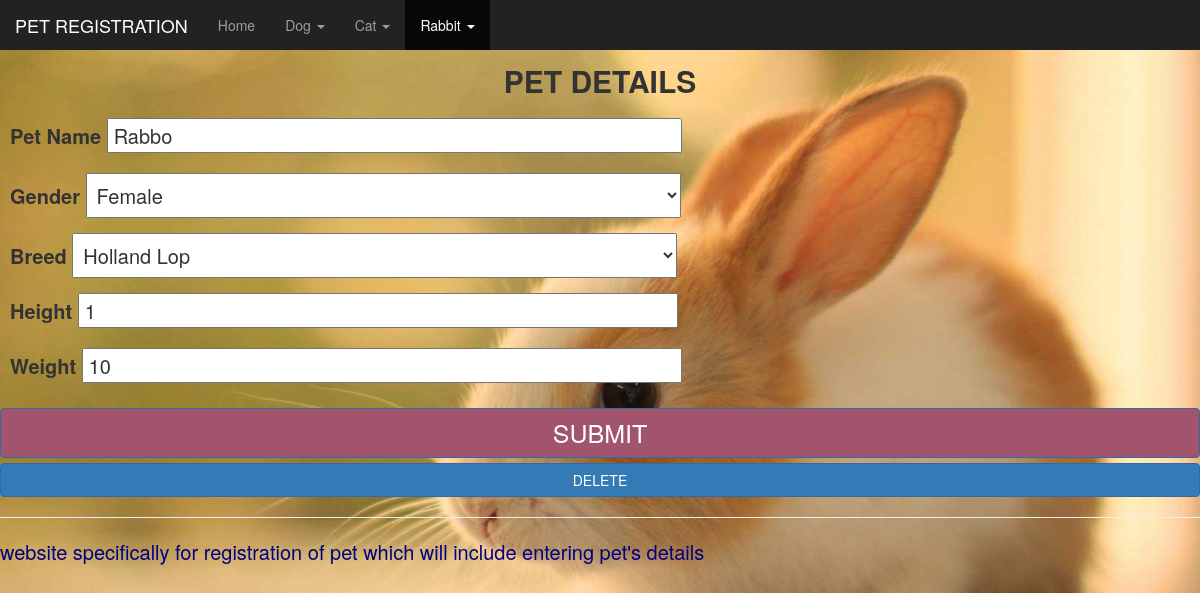
The app's page /petdogs/rabbit3/ with its own data.
### petdogs/models.py (models this page shows, shortened)
class RabbitInfo(models.Model):
    pet_breed = models.ForeignKey(RabbitBreedInfo, on_delete=models.CASCADE)
    pet_name=models.CharField(max_length=50)
    gender=models.BooleanField()
    height=models.IntegerField()
    weight=models.IntegerField()

### petdogs/views.py (the view)
# urls.py: url(r'^rabbit(?P<pet_id>[0-9]+)/$', views.tableretriverabbit),
def tableretriverabbit(request,pet_id):
    breedinfo=RabbitBreedInfo.objects.all()
    pet=RabbitInfo.objects.get(pk=pet_id)
    return render(request,'petdogs/rabbit.html',{"pet":pet,'breed_info':breedinfo})

### petdogs/templates/petdogs/rabbit.html (shortened to what this page needs)
{% load staticfiles %}
<!DOCTYPE html>
<html>
<head>
    <link rel="stylesheet" type="text/css" href="{% static 'petdogs/rabbitcss.css' %}">
    <link rel="stylesheet" type="text/css" href="{% static 'Boot/css/bootstrap.min.css' %}">
</head>
<body>
  <nav class="nav navbar-inverse">
    <div class="fluid-container">
      <div class="navbar-header">
        <a href="#" class="navbar-brand">PET REGISTRATION</a>
      </div>
    <div>
      <ul class="nav navbar-nav">
        <li><a href="/petdogs/">Home</a></li>
        <li class="dropdown">
          <a href="#" class="dropdown-toggle" data-toggle="dropdown">Dog <span class="caret"></span></a>
        </li>
        <li class="dropdown">
          <a href="#" class="dropdown-toggle" data-toggle="dropdown">Cat <span class="caret"></span></a>
        </li>
        <li class="dropdown active">
          <a href="#" class="dropdown-toggle" data-toggle="dropdown">Rabbit <span class="caret"></span></a>
        </li>
      </ul>
    </div>
  </div>
  </nav>
    <div>
        {% if pet %}
            <form  method="post" action="/petdogs/updaterabbit{{ pet.id }}/">
                <div id="work11">
                    <p align="center" style="font-size:30px;"><strong> PET DETAILS</strong></p>
                    <p>
                        <label>Pet Name</label>
                        <input type="text" placeholder="enter pet's name here" name="petname" value="{{ pet.pet_name }}">
                    </p>
                    <p>
                        <label>Gender</label>
                        <select name="gender" id="change" style="width:595px;padding:6px;">
                            {% if pet.gender %}
                                <option value="{{ True }}" selected="selected">Male </option>
                                <option value="{{ False }}">Female </option>
                            {% else %}
                                <option value="{{ False }}" selected="selected">Female </option>
                            {% endif %}
                        </select>
                    </p>
                    <p>
                        <label>Breed</label>
                        <select name="breed" style="width:605px;padding:6px;" >
                            {% for br in breed_info %}
                                {% if  pet.pet_breed == br %}
                                    <option value={{ br.id }} }} selected="selected">{{ br.breed}}</option>
                                {% else %}
                                    <option value={{ br.id }} }}>{{ br.breed}}</option>
                                {% endif %}
                            {% endfor %}
                        </select>
                    </p>
                    <p>
                        <label>Height</label>
                        <input type="number" name="height" placeholder="enter height" value="{{ pet.height }}">
                    </p>
                    <p>
                        <label>Weight</label>
                        <input type="number" name="weight" placeholder="enter weight" value="{{ pet.weight }}">
                    </p>
                </div>
                <p align="center">
                    <button id="but" type="submit" class="btn btn-primary btn-block">SUBMIT</button>
                   <a class="btn btn-primary btn-block" href="/petdogs/deleatedonerabbit{{ pet.id }}/" role="button">DELETE</a>
                </p>
            </form>
        {% endif %}
    </div>
    <hr/>
</body>
<footer align="bottom">
    website specifically for registration of pet which will include entering pet's details
</footer>
</html>

### petdogs/static/petdogs/rabbitcss.css (style rules this page uses)
body { background-image: url("images/pet14.jpg"); background-size: cover; background-repeat: no-repeat; }
#but { font-size: 25px; background-color: #a2546d; }
form { font-size:20px; }
#change { margin-left:5px; width: 30%; padding: 5px 5px; margin: 5px 0; box-sizing: border-box; }
#work11 { padding: 10px 10px 10px 10px; }
footer { color: navy; font-size: 20px; font-variant: bold; }
label { font-size: 20px; }
input[type=text] { width: 30%; padding: 5px 5px; margin: 5px 0; box-sizing: border-box; }
input[type=number] { width: 30%; padding: 5px 5px; margin: 5px 0; box-sizing: border-box; }

### petdogs/templates/petdogs/rabbit.html (style rules this page uses)
input[type="text"] { height: 35px; width: 575px; }
input[type="number"] { height: 35px; width: 600px; }

### records on screen
RabbitInfo: petname "Rabbo", gender "Female", height "1", weight "10"

### other values on screen
form field breed "Holland Lop"
